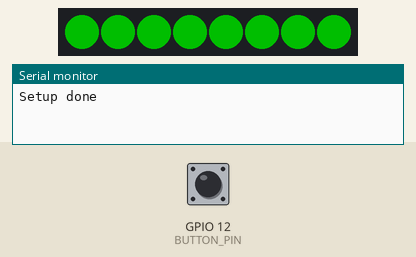
Recording of a sketch running on a simulated ESP8266 (NodeMCU). On the bench: 8 RGB LEDs in strip order, left to right, the last lines printed to the serial monitor. Inputs (shaded band) come from the test bench; at power-on: GPIO 12 (BUTTON_PIN) HIGH. Dim RGB values are drawn brighter than linear; random numbers use the default seed unless the sketch sets one.

Above: at 1.3 s.
1.4 s: GPIO 12 (BUTTON_PIN) pulled LOW for 0.15 s
At 2.07 s:
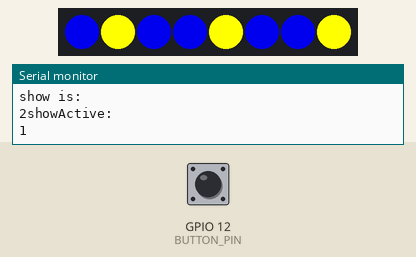
2.1 s: GPIO 12 (BUTTON_PIN) pulled LOW for 1 s
At 2.8 s:
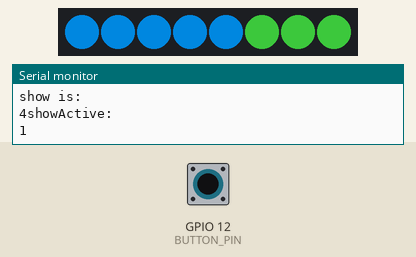
3.7 s: GPIO 12 (BUTTON_PIN) pulled LOW for 0.15 s
At 3.83 s:
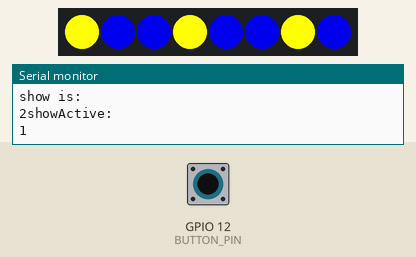
4.4 s: GPIO 12 (BUTTON_PIN) pulled LOW for 3.2 s
At 5.5 s:
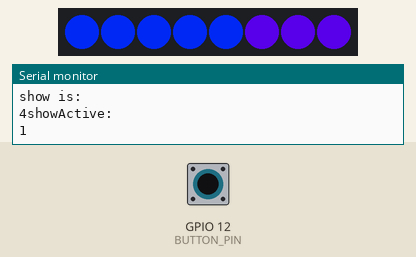
8.2 s: GPIO 12 (BUTTON_PIN) pulled LOW for 0.15 s
At 8.43 s:
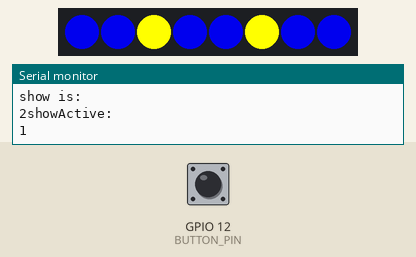
8.9 s: GPIO 12 (BUTTON_PIN) pulled LOW for 1 s
At 9.5 s:
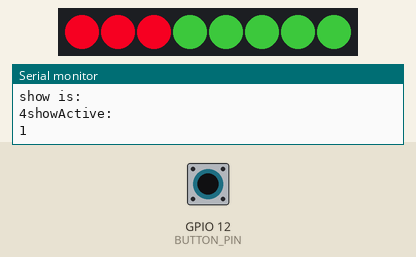
Timing chart, 0 to 13.7 s (numbered marks = the images above; inputs shaded):
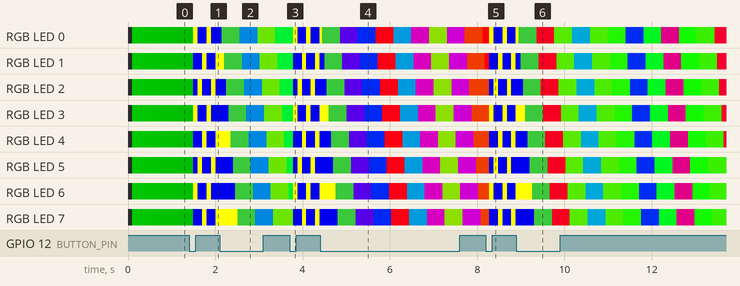

The sketch:

button_box_2.ino
```cpp
/*********************************
Yes I Can Box.
Hit a button, change the pattern. Has a resting state.
Creation && Computation - Portables
Afaq / Nadine / Theo
*************************************/

/* ======================= 	INCLUDES ================================= */

#include <Adafruit_NeoPixel.h>
#include <elapsedMillis.h>
#include <ESP.h>
#include <ESP8266WiFi.h>

/* ======================= NEOPATTERNS ================================= */

// Pattern types supported:
enum  pattern { NONE, RAINBOW_CYCLE, THEATER_CHASE, COLOR_WIPE, SCANNER, FADE };
// Patern directions supported:
enum  direction { FORWARD, REVERSE };

// NeoPattern Class - derived from the Adafruit_NeoPixel class
class NeoPatterns : public Adafruit_NeoPixel
{
    public:

    // Member Variables:
    pattern  ActivePattern;  // which pattern is running
    direction Direction;     // direction to run the pattern

    unsigned long Interval;   // milliseconds between updates
    unsigned long lastUpdate; // last update of position

    uint32_t Color1, Color2;  // What colors are in use
    uint16_t TotalSteps;  // total number of steps in the pattern
    uint16_t Index;  // current step within the pattern

    void (*OnComplete)();  // Callback on completion of pattern

    // Constructor - calls base-class constructor to initialize strip
    NeoPatterns(uint16_t pixels, uint8_t pin, uint8_t type, void (*callback)())
    :Adafruit_NeoPixel(pixels, pin, type)
    {
        OnComplete = callback;
    }

    // Update the pattern
    void Update()
    {
        if((millis() - lastUpdate) > Interval) // time to update
        {
            lastUpdate = millis();
            switch(ActivePattern)
            {
                case RAINBOW_CYCLE:
                    RainbowCycleUpdate();
                    break;
                case THEATER_CHASE:
                    TheaterChaseUpdate();
                    break;
                case COLOR_WIPE:
                    ColorWipeUpdate();
                    break;
                case SCANNER:
                    ScannerUpdate();
                    break;
                case FADE:
                    FadeUpdate();
                    break;
                default:
                    break;
            }
        }
    }

    // Increment the Index and reset at the end
    void Increment()
    {
        if (Direction == FORWARD)
        {
           Index++;
           if (Index >= TotalSteps)
            {
                Index = 0;
                if (OnComplete != NULL)
                {
                    OnComplete(); // call the comlpetion callback
                }
            }
        }
        else // Direction == REVERSE
        {
            --Index;
            if (Index <= 0)
            {
                Index = TotalSteps-1;
                if (OnComplete != NULL)
                {
                    OnComplete(); // call the comlpetion callback
                }
            }
        }
    }

    // Reverse pattern direction
    void Reverse()
    {
        if (Direction == FORWARD)
        {
            Direction = REVERSE;
            Index = TotalSteps-1;
        }
        else
        {
            Direction = FORWARD;
            Index = 0;
        }
    }

    // Initialize for a RainbowCycle
    void RainbowCycle(uint8_t interval, direction dir = FORWARD)
    {
        ActivePattern = RAINBOW_CYCLE;
        Interval = interval;
        TotalSteps = 255;
        Index = 0;
        Direction = dir;
    }

    // Update the Rainbow Cycle Pattern
    void RainbowCycleUpdate()
    {
        for(int i=0; i< numPixels(); i++)
        {
            setPixelColor(i, Wheel(((i * 256 / numPixels()) + Index) & 255));
        }
        show();
        Increment();
    }

    // Initialize for a Theater Chase
    void TheaterChase(uint32_t color1, uint32_t color2, uint8_t interval, direction dir = FORWARD)
    {
        ActivePattern = THEATER_CHASE;
        Interval = interval;
        TotalSteps = numPixels();
        Color1 = color1;
        Color2 = color2;
        Index = 0;
        Direction = dir;
   }

    // Update the Theater Chase Pattern
    void TheaterChaseUpdate()
    {
        for(int i=0; i< numPixels(); i++)
        {
            if ((i + Index) % 3 == 0)
            {
                setPixelColor(i, Color1);
            }
            else
            {
                setPixelColor(i, Color2);
            }
        }
        show();
        Increment();
    }

    // Initialize for a ColorWipe
    void ColorWipe(uint32_t color, uint8_t interval, direction dir = FORWARD)
    {
        ActivePattern = COLOR_WIPE;
        Interval = interval;
        TotalSteps = numPixels();
        Color1 = color;
        Index = 0;
        Direction = dir;
    }

    // Update the Color Wipe Pattern
    void ColorWipeUpdate()
    {
        setPixelColor(Index, Color1);
        show();
        Increment();
    }

    // Initialize for a SCANNNER
    void Scanner(uint32_t color1, uint8_t interval)
    {
        ActivePattern = SCANNER;
        Interval = interval;
        TotalSteps = (numPixels() - 1) * 2;
        Color1 = color1;
        Index = 0;
    }

    // Update the Scanner Pattern
    void ScannerUpdate()
    {
        for (int i = 0; i < numPixels(); i++)
        {
            if (i == Index)  // Scan Pixel to the right
            {
                 setPixelColor(i, Color1);
            }
            else if (i == TotalSteps - Index) // Scan Pixel to the left
            {
                 setPixelColor(i, Color1);
            }
            else // Fading tail
            {
                 setPixelColor(i, DimColor(getPixelColor(i)));
            }
        }
        show();
        Increment();
    }

    // Initialize for a Fade
    void Fade(uint32_t color1, uint32_t color2, uint16_t steps, uint8_t interval, direction dir = FORWARD)
    {
        ActivePattern = FADE;
        Interval = interval;
        TotalSteps = steps;
        Color1 = color1;
        Color2 = color2;
        Index = 0;
        Direction = dir;
    }

    // Update the Fade Pattern
    void FadeUpdate()
    {
        // Calculate linear interpolation between Color1 and Color2
        // Optimise order of operations to minimize truncation error
        uint8_t red = ((Red(Color1) * (TotalSteps - Index)) + (Red(Color2) * Index)) / TotalSteps;
        uint8_t green = ((Green(Color1) * (TotalSteps - Index)) + (Green(Color2) * Index)) / TotalSteps;
        uint8_t blue = ((Blue(Color1) * (TotalSteps - Index)) + (Blue(Color2) * Index)) / TotalSteps;

        ColorSet(Color(red, green, blue));
        show();
        Increment();
    }

    // Calculate 50% dimmed version of a color (used by ScannerUpdate)
    uint32_t DimColor(uint32_t color)
    {
        // Shift R, G and B components one bit to the right
        uint32_t dimColor = Color(Red(color) >> 1, Green(color) >> 1, Blue(color) >> 1);
        return dimColor;
    }

    // Set all pixels to a color (synchronously)
    void ColorSet(uint32_t color)
    {
        for (int i = 0; i < numPixels(); i++)
        {
            setPixelColor(i, color);
        }
        show();
    }

    // Returns the Red component of a 32-bit color
    uint8_t Red(uint32_t color)
    {
        return (color >> 16) & 0xFF;
    }

    // Returns the Green component of a 32-bit color
    uint8_t Green(uint32_t color)
    {
        return (color >> 8) & 0xFF;
    }

    // Returns the Blue component of a 32-bit color
    uint8_t Blue(uint32_t color)
    {
        return color & 0xFF;
    }

    // Input a value 0 to 255 to get a color value.
    // The colours are a transition r - g - b - back to r.
    uint32_t Wheel(byte WheelPos)
    {
        WheelPos = 255 - WheelPos;
        if(WheelPos < 85)
        {
            return Color(255 - WheelPos * 3, 0, WheelPos * 3);
        }
        else if(WheelPos < 170)
        {
            WheelPos -= 85;
            return Color(0, WheelPos * 3, 255 - WheelPos * 3);
        }
        else
        {
            WheelPos -= 170;
            return Color(WheelPos * 3, 255 - WheelPos * 3, 0);
        }
    }
};

void StickComplete();

/* ======================= NEOPATTERNS DECLARE ================================= */

NeoPatterns Stick(8, 2, NEO_GRB + NEO_KHZ800, &StickComplete);

/* ======================= VARIABLES ================================= */

// button pin
int BUTTON_PIN = 12;
// button state
bool oldState = HIGH;
// what show?
int showType = 0;

// timer for active state
elapsedMillis timerActive;
#define intervalTimer 10000 // 10-ish seconds.
bool timerActiveFired;

// set a resting speed
int restSpeed = 3000;
// initial state of the show
bool showActive = false;

/* ======================= PROGRAM ================================= */

void setup() {
  // turn off the wifi chip because we ain't using it.
  WiFi.mode(WIFI_OFF);
  // serial begin
  Serial.begin(115200);
  // start the stick and set off a pattern
  Stick.begin();
  Stick.Fade(Stick.Color(0,100,0), Stick.Color(0,0,0), restSpeed, 1); // green pulse
  // set the pin mode for button
  pinMode(BUTTON_PIN, INPUT_PULLUP);
  // we done, yo
  Serial.println("Setup done");
  delay(100);

}

void loop() {
  // update the neopixel strip
  Stick.Update();

  // if the timer is over, reset everything to false, and call the resting state of the show.
  if((timerActiveFired) && (timerActive>intervalTimer)){
    showActive = false;
    timerActiveFired = false;
    Serial.println("not active");
    startShow(6);
  }

  // read the state of the pin on ech pass
  bool newState = digitalRead(BUTTON_PIN);

  // Check if state changed from high to low (button press).
  if (newState == LOW && oldState == HIGH) {
    // wee lazy debounce of a delay rather than a millis (its small, its fine)
    delay(50);
    newState = digitalRead(BUTTON_PIN);
    if (newState == LOW) {
        // turn on all the active states and call a random show type.
        timerActiveFired = true;
        timerActive = 0;
    	  showActive = true;
        showType = random(0, 5);
        startShow(showType);
    }
  }
  // Set the last button state to the old state.
  oldState = newState;
}

/* ======================= FUNCTIONS ================================= */

void startShow(int i){

  // if the show ain't active and you've rolled a 6, do the breathe, else do the show.

  Serial.println("show is:");
  Serial.print(i);
  Serial.println("showActive: ");
  Serial.print(showActive);
  Serial.println("  ");

  if(!showActive){
    if(i == 6){
      Stick.Fade(Stick.Color(0,100,0), Stick.Color(0,0,0), restSpeed, 1); // green pulse
    }
  }else{
    if(i == 0){
      Stick.Fade(Stick.Wheel(random(10,255)), Stick.Wheel(random(10,255)), 1000, 1);
    }else if(i == 1){
      Stick.ColorWipe(Stick.Color(200,0,0),10);
      Stick.Scanner(Stick.Color(200,0,0), 30);
    }else if(i == 2){
      Stick.TheaterChase(Stick.Color(255,255,0), Stick.Color(0,0,200), 100);
    }else if(i == 3){
      int speedThis = random(3, 10);
      Stick.RainbowCycle(speedThis);
    }else if(i == 4){
        Stick.ColorWipe(Stick.Color(30,100,30), 50);
    }
  }
}

/* ======================= CALLBACKS - NEOPATTERNS ================================= */

void StickComplete(){
  // these run after the neopixel cycle. Some just reverse, some choose a random colour to run again.
	if(showActive){
		if(showType == 0 || showType == 3 || showType == 6){
			Stick.Reverse();
	 	} else if(showType == 2 || showType == 1 || showType == 4){
	 		Stick.Color1 = Stick.Wheel(random(10,255));
	 	}
	}else{
    Stick.Reverse();
  }
}
```
